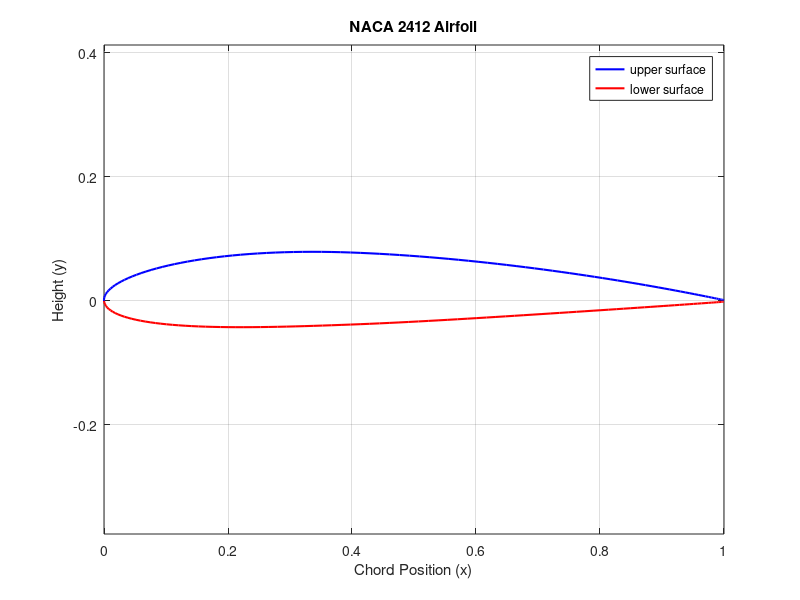

This figure's MATLAB source: (Note: this script raises an error after producing the figure.)
%% NACA Creation
% NACA MPXX
% M: max camber as a percentage of a chord
% XX: max thickness as a percentage of a chord
clc;clear;close all;

naca_name = '2412'; % ADD NACA AIRFOIL HERE
m = str2double(naca_name(1)) / 100; 
p = str2double(naca_name(2)) / 10;   
t = str2double(naca_name(3:4)) / 100; 

c =1; % ADD CAMBER LENGTH HERE!!

% descretizing x
N = 100;
theta = linspace(0,pi,N);
x = (c/2)*(1-cos(theta));

% half thickness distribution
a0 = 0.2969;
a1 = -0.1260;
a2 = -0.3515;
a3 = 0.2843;
a4 = -0.1015;

y_t = (c*t)/0.2*(a0*sqrt(x./c) + a1*(x./c) + a2*(x./c).^2 + a3*(x./c).^3 + a4*(x./c).^4);

% camber line and local slope
y_c = zeros(size(x)); 
dyc_dx = zeros(size(x));

for i = 1:N
    if x(i) <= p*c
        y_c(i) = (m / p^2) * (2*p*(x(i)/c) - (x(i)/c)^2) * c;
        dyc_dx(i) = (2*m / p^2) * (p - (x(i)/c));
    elseif x(i) >= p*c
        y_c(i) = (m / (1-p)^2) * ((1 - 2*p) + 2*p*(x(i)/c) - (x(i)/c)^2) * c;
        dyc_dx(i) = 2*m/(1-p)^2*(p - (x(i)/c));
    end
end

% Surface offset
theta_c = atan(dyc_dx);

x_u = x - y_t.*sin(theta_c);
x_l = x + y_t.*sin(theta_c);
y_u = y_c + y_t.*cos(theta_c);
y_l = y_c - y_t.*cos(theta_c);  

% Plotting the airfoil shape
figure;
plot(x_u, y_u, 'b', 'LineWidth', 1.5); % Upper surface
hold on;
plot(x_l, y_l, 'r', 'LineWidth', 1.5); % Lower surface
axis equal;
xlabel('Chord Position (x)');
ylabel('Height (y)');
title(['NACA ' naca_name ' Airfoil']);
legend('upper surface','lower surface','Location','best');
grid on;
hold off;

%% creating airfoil coordinates csv
X_col = [flip(x_u), x_l(2:end)]';
Y_col = [flip(y_u), y_l(2:end)]';
Z_col = zeros(size(X_col));

airfoil_data = [X_col, Y_col, Z_col];

script_dir = fileparts(mfilename('fullpath'));
output_file = fullfile(script_dir, '..', 'data', 'airfoil_coordinates.txt');
writematrix(airfoil_data, output_file,'Delimiter','tab');

%% Thin Airfoil Theory Analytical Lift Polar

integrand = dyc_dx.*(cos(theta)-1);
alpha_L0 = -(1/pi)*trapz(theta,integrand);

% Theoretical lift polar
alpha_deg = linspace(-5,15);
alpha_rad = deg2rad(alpha_deg);

C_l = 2*pi*(alpha_rad-alpha_L0);

figure;
plot(alpha_deg,C_l);
% Set plot properties for the lift polar
xlabel('Angle of Attack (degrees)');
ylabel('Coefficient of Lift (C_l)');
title("Theoretical Lift Polar for NACA " + naca_name);
grid on;
axis([-5 15 -0.5 2]);
